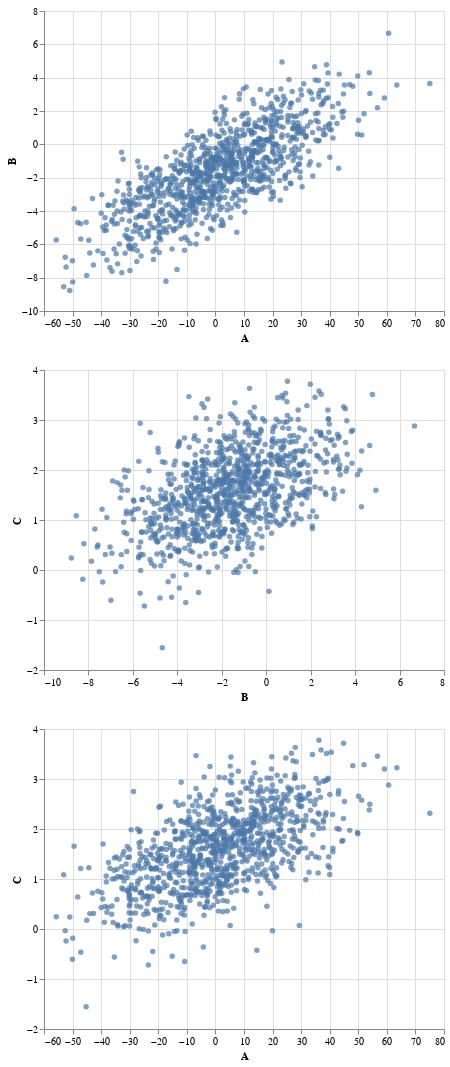

Source (notebook cell):
### Code cell
A, B, C = random.choice(ABC_all).transpose()
AB = alt.Chart(pd.DataFrame({"A":A, "B":B})).mark_circle().encode(
    x="A",
    y="B")
BC= alt.Chart(pd.DataFrame({"B":B, "C":C})).mark_circle().encode(
    x="B",
    y="C")
AC = alt.Chart(pd.DataFrame({"A":A, "C":C})).mark_circle().encode(
    x="A",
    y="C")

alt.vconcat(AB, BC, AC)

### Figure 1 — Vega-Lite specification as saved in the notebook (floating-point values rounded to 4 significant figures; data arrays with more than 128 entries replaced by an {"elided": "..."} marker saying what was removed)
{"config": {"view": {"continuousWidth": 400, "continuousHeight": 300}}, "vconcat": [{"data": {"name": "data-9df726a21de19ac5c2fd2255e205090d"}, "mark": "circle", "encoding": {"x": {"field": "A", "type": "quantitative"}, "y": {"field": "B", "type": "quantitative"}}}, {"data": {"name": "data-56df2cf5b2e26426ea8cbaca70f8bec8"}, "mark": "circle", "encoding": {"x": {"field": "B", "type": "quantitative"}, "y": {"field": "C", "type": "quantitative"}}}, {"data": {"name": "data-d9c3a8d02debf0851c1df02f2700d523"}, "mark": "circle", "encoding": {"x": {"field": "A", "type": "quantitative"}, "y": {"field": "C", "type": "quantitative"}}}], "$schema": "https://vega.github.io/schema/vega-lite/v4.17.0.json", "datasets": {"data-9df726a21de19ac5c2fd2255e205090d": {"elided": "1000 records"}, "data-56df2cf5b2e26426ea8cbaca70f8bec8": {"elided": "1000 records"}, "data-d9c3a8d02debf0851c1df02f2700d523": {"elided": "1000 records"}}}
